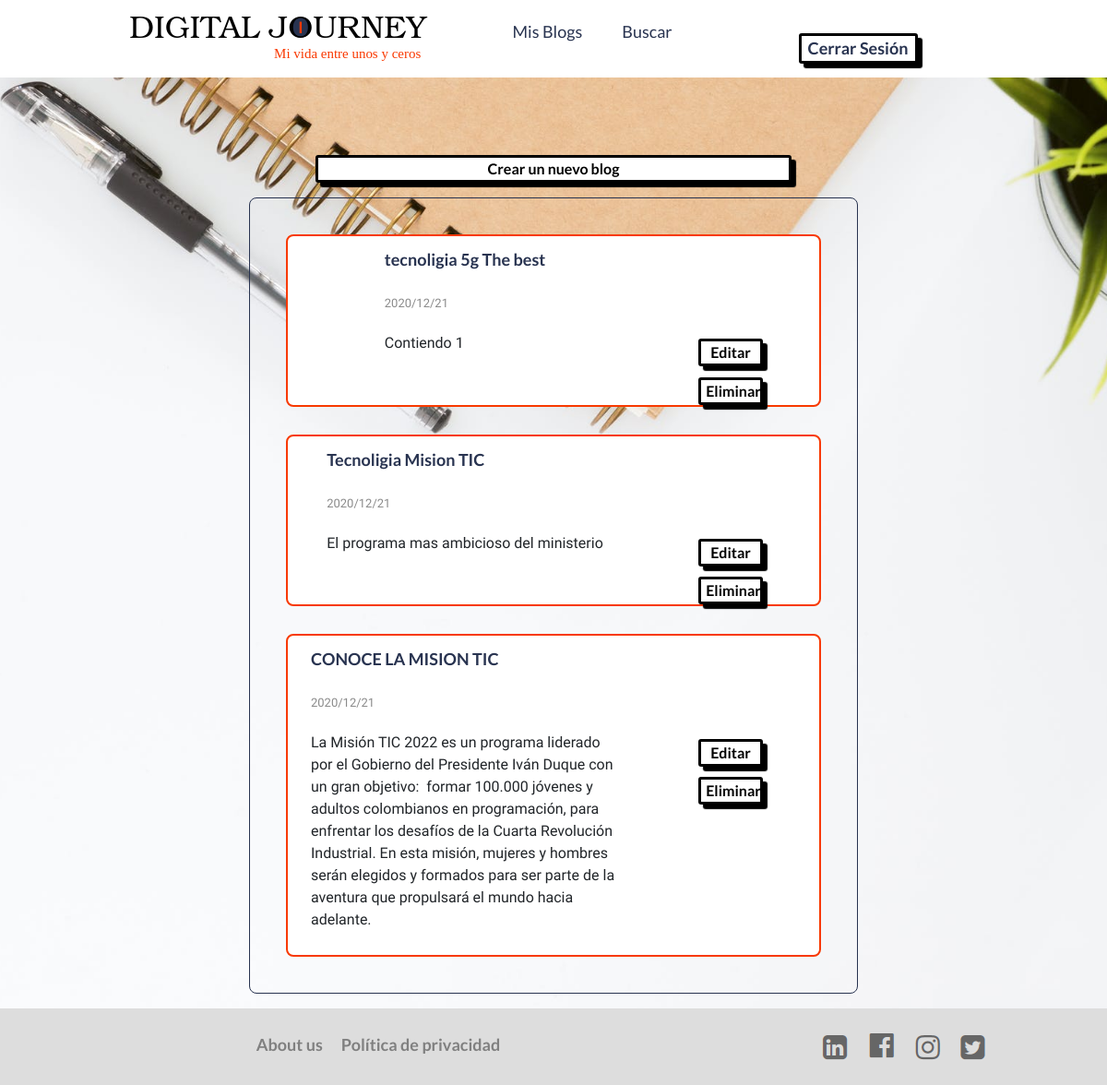
The app's page /MisBlogs (signed in) with its own data.
### tables this page shows
CREATE TABLE publicacion (id_publicacion INTEGER PRIMARY KEY AUTOINCREMENT NOT NULL, titulo TEXT NOT NULL, cuerpo TEXT NOT NULL, es_publico BOOLEAN, fecha_publicacion DATETIME NOT NULL, id_categoriaPub INT NOT NULL REFERENCES categoria (id_categoria), id_usuarioPub INT NOT NULL REFERENCES usuario (id_usuario));

### app.py (the view, shortened to what this page needs)
@app.route("/MisBlogs", methods = ["GET", "POST"])
@login_required
def MisBlogs():
    if request.method == "GET":
        usuario = session["user_id"]
        userBlogs = db.execute("SELECT * FROM publicacion WHERE id_usuarioPub = :idUser",
                          idUser=usuario)
        if len(userBlogs) == 0:
            mensaje = "No tienes ningún blog asociado a tu cuenta"
            return render_template("MisBlogs.html", userBlogs = userBlogs)
        else:
            return render_template("MisBlogs.html", userBlogs = userBlogs)

### app.py (called while the page is built)
@app.after_request
def after_request(response):
    response.headers["Cache-Control"] = "no-cache, no-store, must-revalidate"
    response.headers["Expires"] = 0
    response.headers["Pragma"] = "no-cache"
    return response

### utils.py (called while the page is built)
def login_required(f):
    @wraps(f)
    def decorated_function(*args, **kwargs):
        if session.get("user_id") is None:
            return redirect("/")
        return f(*args, **kwargs)
    return decorated_function

### templates/MisBlogs.html (shortened to what this page needs)
<!DOCTYPE html>
<html lang="es">
<head>
    <link rel="stylesheet" href="https://cdn.jsdelivr.net/npm/bootstrap@4.5.3/dist/css/bootstrap.min.css">
    <link rel="stylesheet" href="/static/styles.css">
</head>
<body id="body_index">
    <header>
        <img class="logo" src="/static/logo.svg" alt="logo">
        <nav>
            <ul class="navlinks">
                <li><a href="/MisBlogs">Mis Blogs</a></li>
                <li><a href="/buscar">Buscar</a></li>
            </ul>
        </nav>
        <div style="text-align: center; width: 300px;"><button class="button"><a href="/logout">Cerrar Sesión</a></button></div>
    </header>
    <div>
        <form action="/MisBlogs" method="POST">
            <div style="text-align: center;"><button type="submit" class="button" value = "agregar" name="agregar">Crear un nuevo blog</button></div>
        </form>
    </div>
    <section class="box">
        <div>
            {% for blog in userBlogs %}
            <article class="articulo">
                <div class="container">
                    <div class="row" id="blog">
                        <div class="col-8">
                            <table>
                                <tr>
                                    <td>
                                        <form id = "form1" action="/blog" method="POST">
                                        <t2 class="titulo_blog"><a href="/blog/{{ blog['id_publicacion'] }}">{{ blog["titulo"] }}</a></t2>
                                        </form>
                                    </td>
                                </tr class="titulo">
                                <tr>
                                    <td>
                                        <t3 class="fechas">{{ blog["fecha_publicacion"] }}</t3>
                                    </td>
                                </tr>
                                <tr>
                                    <td>
                                        <p>{{ blog["cuerpo"] }}</p>
                                    </td>
                                </tr>
                            </table>
                        </div>
                        <div class="col-4 botones_articulo">
                        <form action="/MisBlogs" method="POST">
                            <div style="text-align: center;"><button type="submit" class="button" value = "Editar,{{ blog['id_publicacion'] }}" name="Editar">Editar</button></div>
                            <div style="text-align: center;"><button type="submit" class="button" value = "Eliminar,{{ blog['id_publicacion'] }}" name = "Eliminar">Eliminar</button></div>
                        </form>
                        </div>
                    </div>
                </div>
            </article>
            {% endfor %}
        </div>
    </section>
    <div class="footer">
        <div class="container">
            <div class="row">
                <div class="col-sm-8" style="text-align: center;">
                    <table>
                        <tr>
                            <td><a class="links_footer" href="#">About us</a></td>
                            <td><a class="links_footer" href="#">Política de privacidad</a></td>
                        </tr>
                    </table>
                </div>
                <div class="col-sm-4">
                    <table>
                        <tr>
                            <td>
                                <a href="#"><img src="/static/linkedin.PNG" alt="Linkedin" class="socialmedia"></a>
                            </td>
                            <td>
                                <a href="#"><img src="/static/fb.PNG" alt="Facebook" class="socialmedia"></a>
                            </td>
                            <td>
                                <a href="#"><img src="/static/ig.PNG" alt="Instagram" class="socialmedia"></a>
                            </td>
                            <td>
                                <a href="#"><img src="/static/tw.PNG" alt="Twitter" class="socialmedia"></a>
                            </td>
                        </tr>
                    </table>
                </div>
            </div>
        </div>
    </div>
</body>
</html>

### static/styles.css (style rules this page uses)
#body_index { margin: 0; padding: 0; background: url("/static/inicio.jpeg") no-repeat center; background-size: cover; font-family: 'Maven Pro', sans-serif; }
td { padding: 10px; }
table { margin: 0 auto; }
.footer { right: 0; bottom: 0; left: 0; padding: 1rem; background-color: #DDDDDD; text-align: center; flex: 0 0 50px; margin-top: auto; }
.socialmedia { height: 100%; }
.links_footer { color: gray; font-weight: bold; }
#blog { background-color: white; border: 2px solid #f83900; border-radius: 8px; }
.articulo { padding: 15px; }
.botones_articulo { text-align: center; padding-top: 100px; }
.titulo_blog { font-weight: bold; color: rgb(97, 97, 97); font-size: 20px; }
.fechas { color: rgb(138, 138, 138); font-size: small; }
.box { margin: 0 auto; margin-top: 1em; margin-bottom: 1em; position: relative; top: 10%; width: 55%; padding: 2%; font-family: 'Maven Pro', sans-serif; font-size: 1em; border: 1px solid #283350; border-radius: 8px; }
.button { width: 43%; height: 2%; padding: 0px 5px; margin: 0 auto; margin-top: 7%; background-color: #ffffff; border: 3px solid #283350; border-radius: 3px; box-shadow: 5px 5px 1px #283350; font-weight: bold; text-align: center; overflow: hidden; letter-spacing: 0in; font-family: "Lato", sans-serif; }
.button { width: 43%; height: 2%; padding: 0px 5px; margin: 0 auto; margin-top: 7%; background-color: #ffffff; border: 3px solid black; border-radius: 3px; box-shadow: 5px 5px 1px #000000; font-weight: bold; text-align: center; overflow: hidden; letter-spacing: 0in; }
body { display: flex; flex-direction: column; min-height: 100vh; }
li, a { font-family: "Lato", sans-serif; font-size: 18px; color: #283350; text-decoration: none; }
.logo { cursor: pointer; }
header { display: flex; justify-content: space-between; vertical-align: middle; align-items: center; padding: 15px 10%; background-color: white; }
.navlinks { list-style: none; font-family: 'Lato', sans-serif; }
.navlinks li { display: inline-block; padding: 0px 20px; }

### records on screen
publicacion: titulo "tecnoligia 5g The best", fecha_publicacion "2020/12/21", cuerpo "Contiendo 1"
publicacion: titulo "Tecnoligia Mision TIC", fecha_publicacion "2020/12/21", cuerpo "El programa mas ambicioso del ministerio"
publicacion: titulo "CONOCE LA MISION TIC", fecha_publicacion "2020/12/21", cuerpo "La Misión TIC 2022 es un programa liderado por el Gobierno del Presidente Iván Duque con un gran objetivo: formar 100.000 jóvenes y adultos colombianos en programación, para enfrentar los desafíos de la Cuarta Revolución Industrial. En esta misión, mujeres y hombres serán elegidos y formados para ser parte de la aventura que propulsará el mundo hacia adelante."
